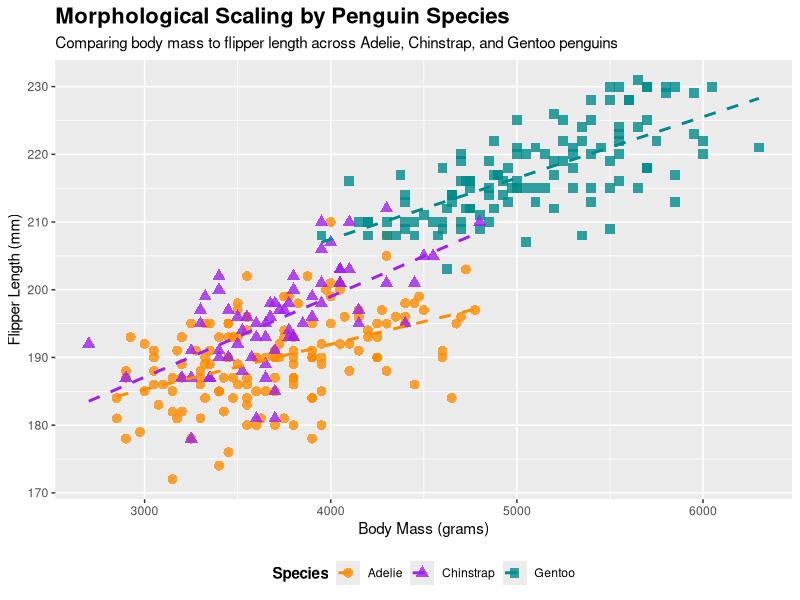
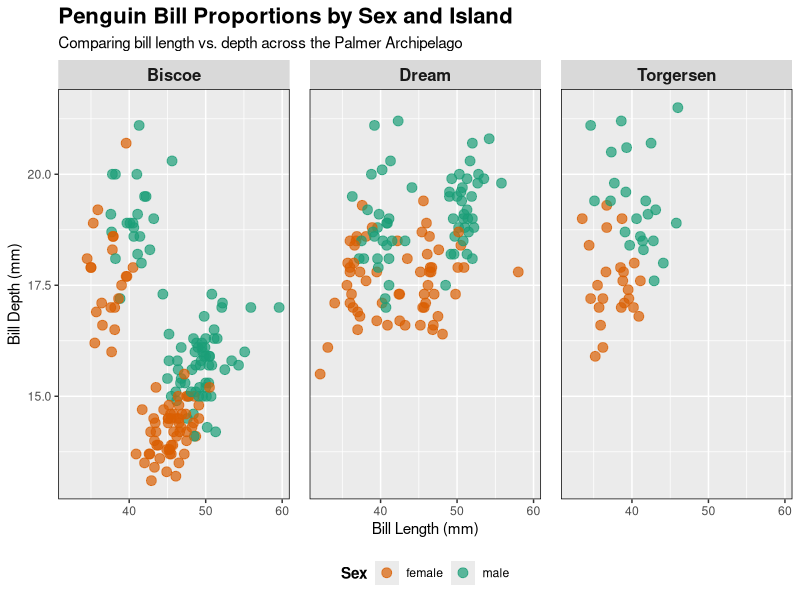

Here is the R script that generated these plots, in order:
## ---- chunk 1
#| label: load-packages
#| include: false

# Load packages here
#pacman::p_load(tidymodels,
 #              tidyverse)

library(tidyverse)
library(palmerpenguins)

## ---- chunk 2
#| echo: false
#| message: false

# We select the columns we used for the project to keep the table tidy
penguins |> 
  select(species, island, bill_length_mm, bill_depth_mm, flipper_length_mm, body_mass_g, sex) |> 
  tail(5) |> 
  knitr::kable()
## ---- chunk 3
#| label: plot-q1
#| echo: false
#| warning: false
#| message: false
#| fig-align: center
#| fig-width: 9
#| fig-asp: 0.55

#load data
df_q1 <- penguins |>
  drop_na(body_mass_g, flipper_length_mm, species)

#visualization
ggplot(df_q1, aes(x = body_mass_g, y = flipper_length_mm, color = species, shape = species)) +
  geom_point(size = 3, alpha = 0.8) +
  geom_smooth(method = "lm", se = FALSE, linetype = "dashed") +
  scale_color_manual(values = c("Adelie" = "darkorange", "Chinstrap" = "purple", "Gentoo" = "cyan4")) +
  labs(
    title = "Morphological Scaling by Penguin Species",
    subtitle = "Comparing body mass to flipper length across Adelie, Chinstrap, and Gentoo penguins",
    x = "Body Mass (grams)",
    y = "Flipper Length (mm)",
    color = "Species",
    shape = "Species"
  ) +
  theme(
    plot.title = element_text(face = "bold", size = 16),
    legend.position = "bottom",
    legend.title = element_text(face = "bold")
  )
## ---- chunk 4
#| label: plot-q2
#| echo: false
#| warning: false
#| message: false
#| fig-align: center
#| fig-width: 9
#| fig-asp: 0.55

#load data for Q2
df_q2 <- penguins |>
  drop_na(bill_length_mm, bill_depth_mm, sex, island)

#visualization
ggplot(df_q2, aes(x = bill_length_mm, y = bill_depth_mm, color = sex)) +
  geom_point(size = 3, alpha = 0.7) +
  facet_wrap(~ island) +
  scale_color_manual(values = c("female" = "#D95F02", "male" = "#1B9E77")) +
  labs(
    title = "Penguin Bill Proportions by Sex and Island",
    subtitle = "Comparing bill length vs. depth across the Palmer Archipelago",
    x = "Bill Length (mm)",
    y = "Bill Depth (mm)",
    color = "Sex"
  ) +
  theme(
    plot.title = element_text(face = "bold", size = 16),
    legend.position = "bottom",
    legend.title = element_text(face = "bold"),
    strip.text = element_text(face = "bold", size = 12),
    panel.border = element_rect(color = "black", fill = NA, linewidth = 0.5),
    panel.spacing = unit(1, "lines")
    
  )
